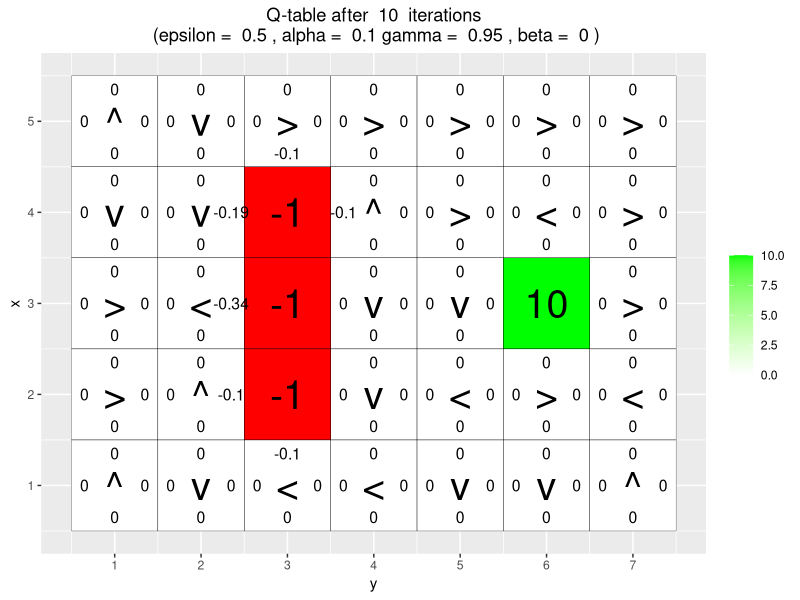
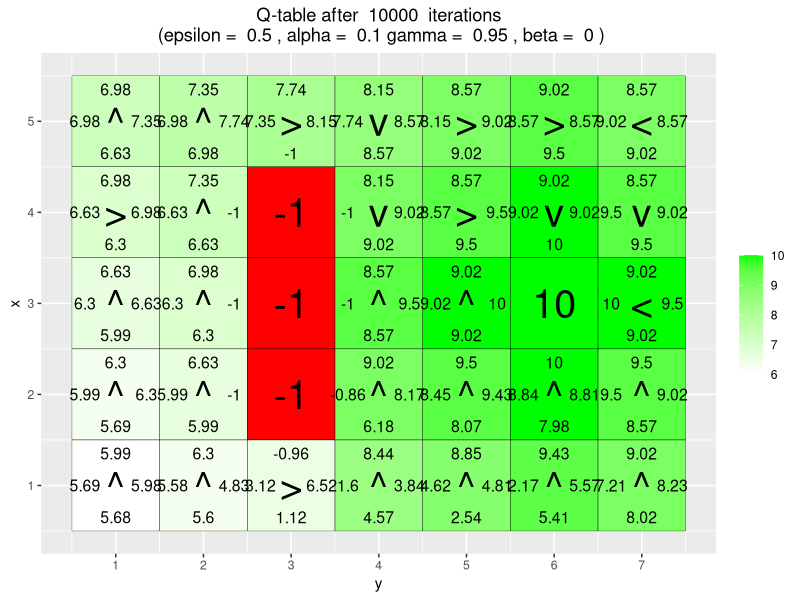
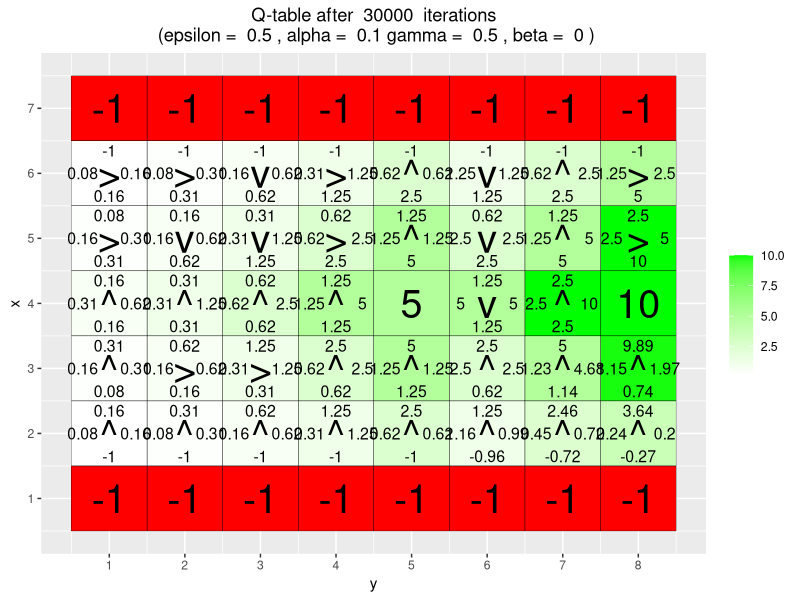
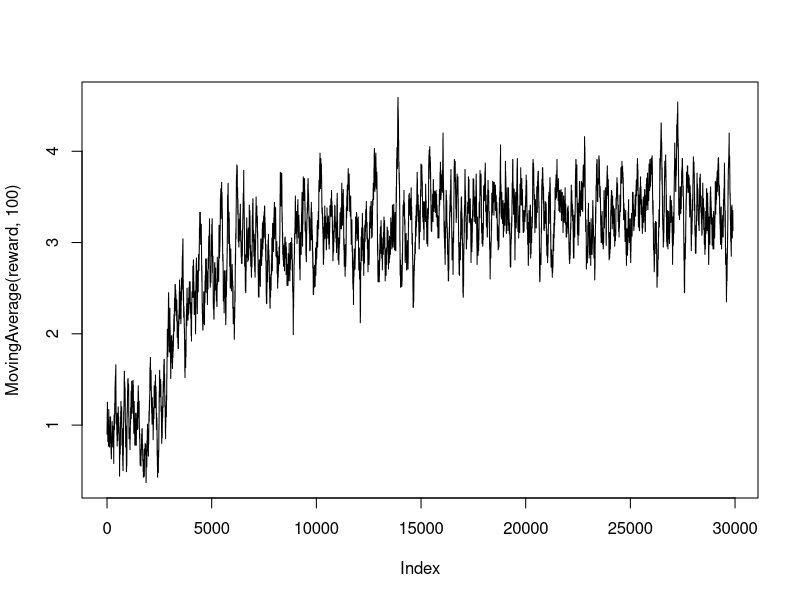
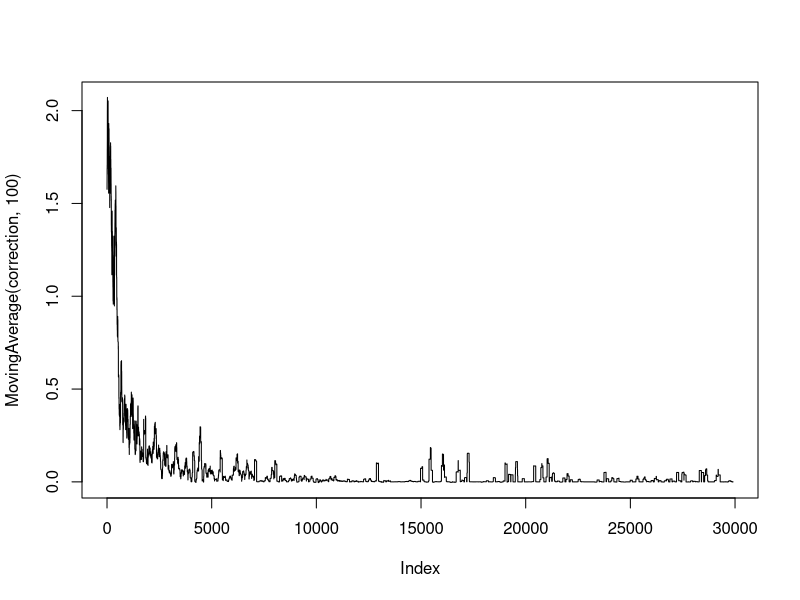
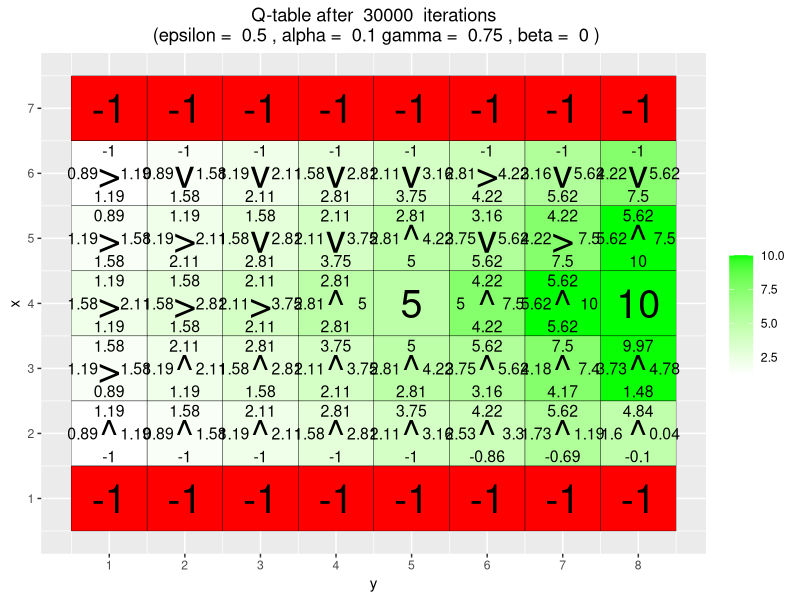
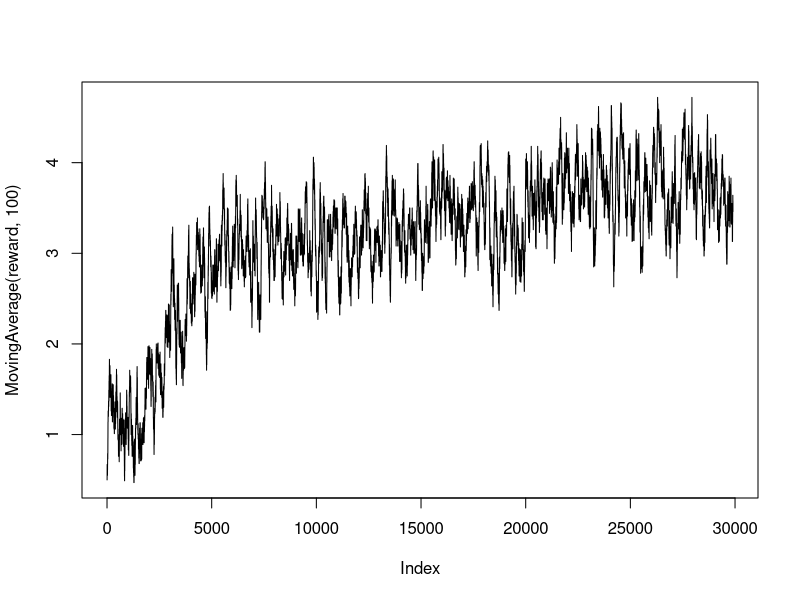
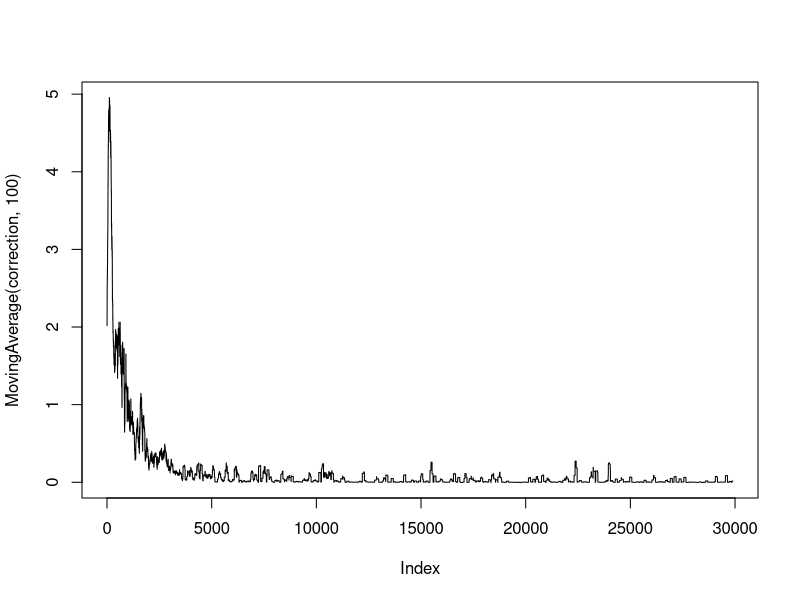

Source code (R) for these figures, in order: (Note: a time limit stopped this script after it produced the figures.)
## ---- chunk 1
library(ggplot2)
arrows <- c("^", ">", "v", "<")
action_deltas <- list(c(1,0), # up
                      c(0,1), # right
                      c(-1,0), # down
                      c(0,-1)) # left
vis_environment <- function(iterations=0, epsilon = 0.5, alpha = 0.1, gamma = 0.95, beta = 0){
  
  # Visualize an environment with rewards. 
  # Q-values for all actions are displayed on the edges of each tile.
  # The (greedy) policy for each state is also displayed.
  # 
  # Args:
  #   iterations, epsilon, alpha, gamma, beta (optional): for the figure title.
  #   reward_map (global variable): a HxW array containing the reward given at each state.
  #   q_table (global variable): a HxWx4 array containing Q-values for each state-action pair.
  #   H, W (global variables): environment dimensions.
  
  df <- expand.grid(x=1:H,y=1:W)
  foo <- mapply(function(x,y) ifelse(reward_map[x,y] == 0,q_table[x,y,1],NA),df$x,df$y)
  df$val1 <- as.vector(round(foo, 2))
  foo <- mapply(function(x,y) ifelse(reward_map[x,y] == 0,q_table[x,y,2],NA),df$x,df$y)
  df$val2 <- as.vector(round(foo, 2))
  foo <- mapply(function(x,y) ifelse(reward_map[x,y] == 0,q_table[x,y,3],NA),df$x,df$y)
  df$val3 <- as.vector(round(foo, 2))
  foo <- mapply(function(x,y) ifelse(reward_map[x,y] == 0,q_table[x,y,4],NA),df$x,df$y)
  df$val4 <- as.vector(round(foo, 2))
  foo <- mapply(function(x,y) 
    ifelse(reward_map[x,y] == 0,arrows[GreedyPolicy(x,y)],reward_map[x,y]),df$x,df$y)
  df$val5 <- as.vector(foo)
  foo <- mapply(function(x,y) ifelse(reward_map[x,y] == 0,max(q_table[x,y,]),
                                     ifelse(reward_map[x,y]<0,NA,reward_map[x,y])),df$x,df$y)
  df$val6 <- as.vector(foo)
  
  print(ggplot(df,aes(x = y,y = x)) +
          scale_fill_gradient(low = "white", high = "green", na.value = "red", name = "") +
          geom_tile(aes(fill=val6)) +
          geom_text(aes(label = val1),size = 4,nudge_y = .35,na.rm = TRUE) +
          geom_text(aes(label = val2),size = 4,nudge_x = .35,na.rm = TRUE) +
          geom_text(aes(label = val3),size = 4,nudge_y = -.35,na.rm = TRUE) +
          geom_text(aes(label = val4),size = 4,nudge_x = -.35,na.rm = TRUE) +
          geom_text(aes(label = val5),size = 10) +
          geom_tile(fill = 'transparent', colour = 'black') + 
          ggtitle(paste("Q-table after ",iterations," iterations\n",
                        "(epsilon = ",epsilon,", alpha = ",alpha,"gamma = ",gamma,", beta = ",beta,")")) +
          theme(plot.title = element_text(hjust = 0.5)) +
          scale_x_continuous(breaks = c(1:W),labels = c(1:W)) +
          scale_y_continuous(breaks = c(1:H),labels = c(1:H)))
  
}
## ---- chunk 2
GreedyPolicy <- function(x, y){
  
  # Get a greedy action for state (x,y) from q_table.
  #
  # Args:
  #   x, y: state coordinates.
  #   q_table (global variable): a HxWx4 array containing Q-values for each state-action pair.
  # 
  # Returns:
  #   An action, i.e. integer in {1,2,3,4}.
  
  # Your code here
  
  #
   return(sample(which(q_table[x,y,]==max(q_table[x,y,])),1))
  
}
EpsilonGreedyPolicy <- function(x, y, epsilon){
  
  # Get an epsilon-greedy action for state (x,y) from q_table.
  #
  # Args:
  #   x, y: state coordinates.
  #   epsilon: probability of acting randomly.
  # 
  # Returns:
  #   An action, i.e. integer in {1,2,3,4}.
  # Your code here
  
  if (runif(1) > epsilon)
  {
    return (GreedyPolicy(x, y))
  }
  
  return (sample(c(1, 2, 3, 4), 1))
  
}
## ---- chunk 3
transition_model <- function(x, y, action, beta){
  
  # Computes the new state after given action is taken. The agent will follow the action 
  # with probability (1-beta) and slip to the right or left with probability beta/2 each.
  # 
  # Args:
  #   x, y: state coordinates.
  #   action: which action the agent takes (in {1,2,3,4}).
  #   beta: probability of the agent slipping to the side when trying to move.
  #   H, W (global variables): environment dimensions.
  # 
  # Returns:
  #   The new state after the action has been taken.
  
  delta <- sample(-1:1, size = 1, prob = c(0.5*beta,1-beta,0.5*beta))
  final_action <- ((action + delta + 3) %% 4) + 1
  foo <- c(x,y) + unlist(action_deltas[final_action])
  foo <- pmax(c(1,1),pmin(foo,c(H,W)))
  
  return (foo)
}
## ---- chunk 4
q_learning <- function(start_state, epsilon = 0.5, alpha = 0.1, gamma = 0.95, 
                       beta = 0){
  
  # Perform one episode of Q-learning. The agent should move around in the 
  # environment using the given transition model and update the Q-table.
  # The episode ends when the agent reaches a terminal state.
  # 
  # Args:
  #   start_state: array with two entries, describing the starting position of the agent.
  #   epsilon (optional): probability of acting greedily.
  #   alpha (optional): learning rate.
  #   gamma (optional): discount factor.
  #   beta (optional): slipping factor.
  #   reward_map (global variable): a HxW array containing the reward given at each state.
  #   q_table (global variable): a HxWx4 array containing Q-values for each state-action pair.
  # 
  # Returns:
  #   reward: reward received in the episode.
  #   correction: sum of the temporal difference correction terms over the episode.
  #   q_table (global variable): Recall that R passes arguments by value. So, q_table being
  #   a global variable can be modified with the superassigment operator <<-.
  
  # Your code here.
  
  episode_correction = 0
  
  repeat{
    # Follow policy, execute action, get reward.
    policy = EpsilonGreedyPolicy(x=start_state[1], y=start_state[2], epsilon=epsilon)
    end_state = transition_model(x=start_state[1], y=start_state[2], action=policy, beta=beta)
    
    # Get reward
    reward = reward_map[end_state[1], end_state[2]]
    
    # Calculate temporal difference, store in sum, and update Q-table
    temporal_diff = 
      reward +
      gamma * (max(q_table[end_state[1], end_state[2], ])) -
      q_table[start_state[1], start_state[2], policy]
    
    episode_correction = episode_correction + temporal_diff
    
    q_table[start_state[1], start_state[2], policy] <<-
      q_table[start_state[1], start_state[2], policy] + alpha*temporal_diff
    
    # Move agent
    start_state = end_state
    
    if(reward!=0)
      # End episode.
      return (c(reward,episode_correction))
  }
  
}
## ---- chunk 5
H <- 5
W <- 7
reward_map <- matrix(0, nrow = H, ncol = W)
reward_map[3,6] <- 10
reward_map[2:4,3] <- -1
q_table <- array(0,dim = c(H,W,4))
for(i in 1:100000){
  foo <- q_learning(start_state=c(3,1),
                    epsilon=0.5,
                    alpha=0.1,
                    gamma=0.95,
                    beta=0)
  
  if(any(i==c(10,10000)))
    vis_environment(i)
}
## ---- chunk 6
# Environment B (the effect of epsilon and gamma)
H <- 7
W <- 8
reward_map <- matrix(0, nrow = H, ncol = W)
reward_map[1,] <- -1
reward_map[7,] <- -1
reward_map[4,5] <- 5
reward_map[4,8] <- 10
q_table <- array(0,dim = c(H,W,4))
MovingAverage <- function(x, n){
  
  cx <- c(0,cumsum(x))
  rsum <- (cx[(n+1):length(cx)] - cx[1:(length(cx) - n)]) / n
  
  return (rsum)
}
for(j in c(0.5,0.75,0.95)){
  q_table <- array(0,dim = c(H,W,4))
  reward <- NULL
  correction <- NULL
  
  for(i in 1:30000){
    foo <- q_learning(gamma = j, start_state = c(4,1))
    reward <- c(reward,foo[1])
    correction <- c(correction,foo[2])
  }
  
  vis_environment(i, gamma = j)
  plot(MovingAverage(reward,100),type = "l")
  plot(MovingAverage(correction,100),type = "l")
}
for(j in c(0.5,0.75,0.95)){
  q_table <- array(0,dim = c(H,W,4))
  reward <- NULL
  correction <- NULL
  
  for(i in 1:30000){
    foo <- q_learning(epsilon = 0.1, gamma = j, start_state = c(4,1))
    reward <- c(reward,foo[1])
    correction <- c(correction,foo[2])
  }
  
  vis_environment(i, epsilon = 0.1, gamma = j)
  plot(MovingAverage(reward,100),type = "l")
  plot(MovingAverage(correction,100),type = "l")
}
## ---- chunk 7
# Environment C (the effect of beta).
H <- 3
W <- 6
reward_map <- matrix(0, nrow = H, ncol = W)
reward_map[1,2:5] <- -1
reward_map[1,6] <- 10
q_table <- array(0,dim = c(H,W,4))
for(j in c(0,0.2,0.4,0.66)){
  q_table <- array(0,dim = c(H,W,4))
  
  for(i in 1:10000)
    foo <- q_learning(gamma = 0.6, beta = j, start_state = c(1,1))
  
  vis_environment(i, gamma = 0.6, beta = j)
}
